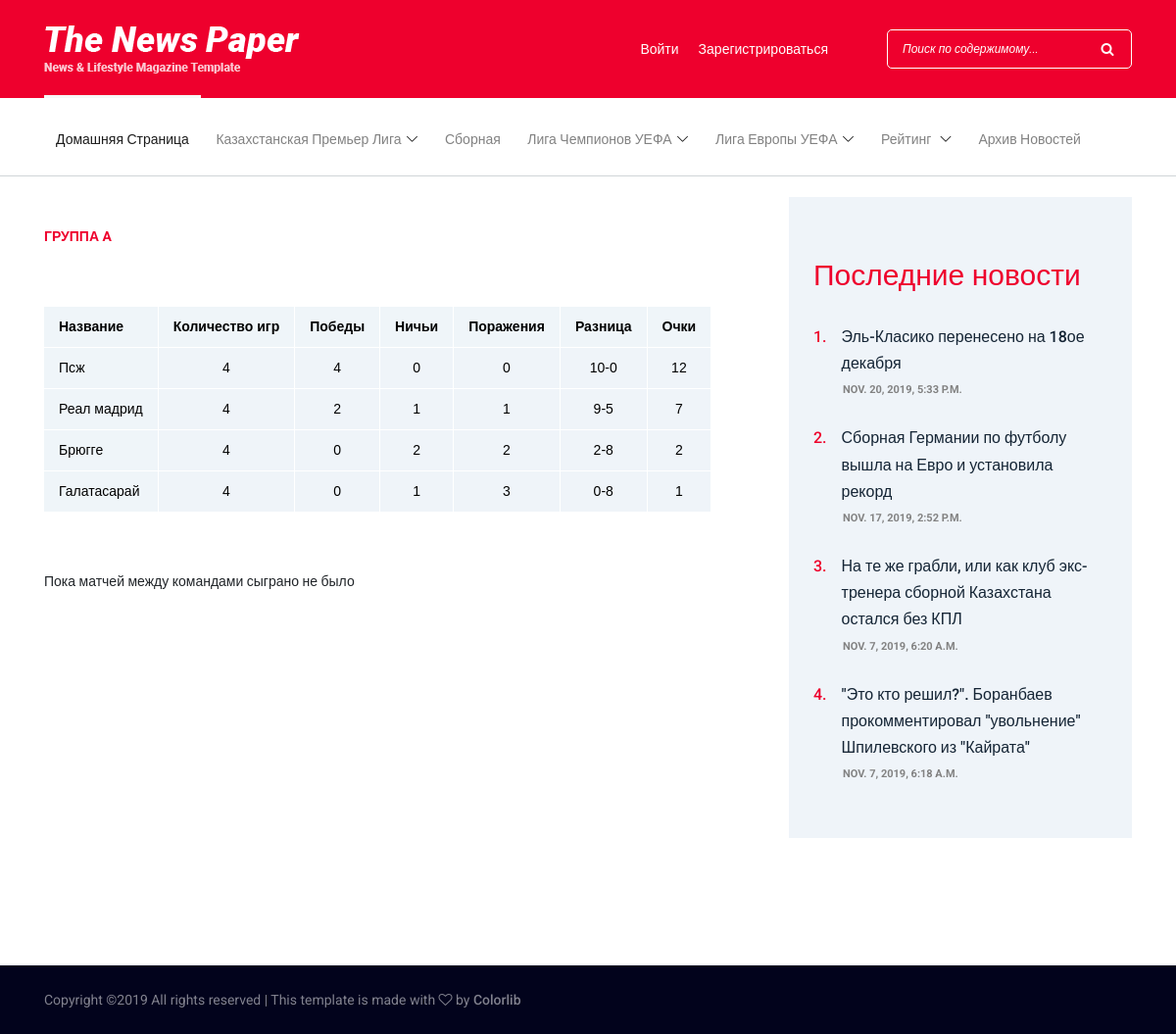
Before: /section/UCL/group/A/ with the older database file.
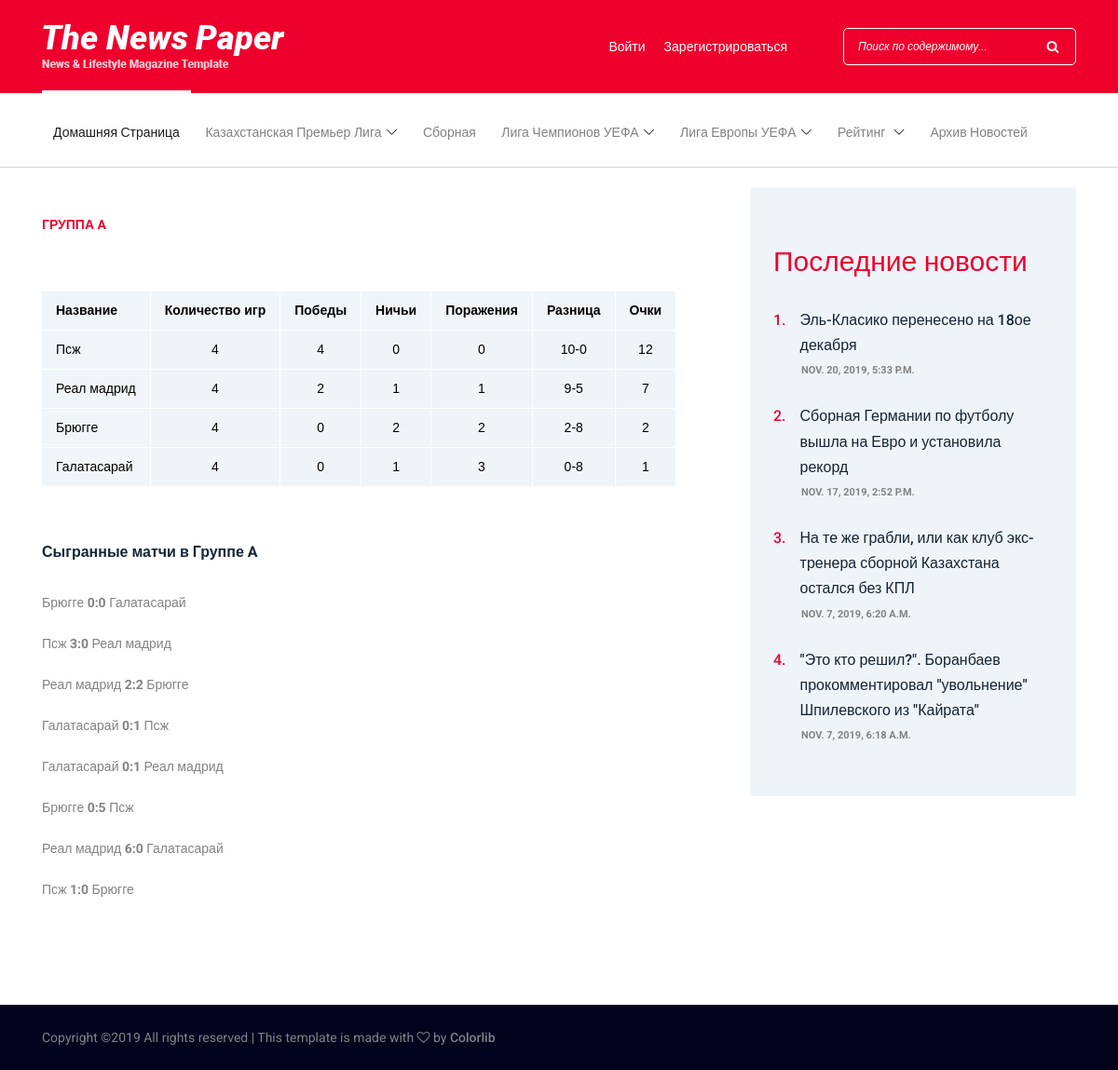
After: the same page with the newer database file.
### Django_App/applications/kpl/models.py (models this page shows, shortened)
class Eu_club(models.Model):
    club_name = models.CharField(max_length=100)
    matches_played = models.IntegerField(default=0)
    count_of_wins = models.IntegerField(default=0)
    count_of_draws = models.IntegerField(default=0)
    count_of_loses = models.IntegerField(default=0)
    goal_difference = models.CharField(default=0, max_length=10)
    earned_points = models.IntegerField(default=0)
    started_points = models.IntegerField(default=0)
    tournament_played = models.CharField(default='UCL', max_length=100)
    group = models.CharField(default=0, max_length=1)
    def __str__(self):
        return str(self.club_name)

class Eu_cycle(models.Model):
    home_team = models.ForeignKey(Eu_club, on_delete=models.CASCADE, related_name='salam')
    away_team = models.ForeignKey(Eu_club, on_delete=models.CASCADE, related_name='molekulam')
    result = models.CharField(default=0, max_length=10)
    tournament_played = models.CharField(default=0, max_length=100)
    group = models.CharField(default=0, max_length=1)

### Django_App/applications/news/models.py (models this page shows, shortened)
class News(models.Model):
    KPL = 'Казахстанская-премьер лига'  # Kazakhstan premier league
    NAT_TEAM = 'Национальная сборная по футболу'  # National team of Kazakhstan
    UCL = 'Лига чемпионов УЕФА'  # UEFA Champions League
    UEL = 'Лига Европы УЕФА'  # UEFA Europe League
    ANOTHER = 'Другое'  # Another
    TAG_TYPES = [
        (ANOTHER, 'Другое'),
        (KPL, 'Казахстанская-премьер лига'),
        (NAT_TEAM, 'Национальная сборная по футболу'),
        (UCL, 'Лига чемпионов УЕФА'),
        (UEL, 'Лига Европы УЕФА'),
    ]
    news_title = models.CharField('Title of the news', max_length=200)
    news_sh_description = models.CharField('Short description of the news', max_length=800)
    news_content = RichTextUploadingField()
    news_tag = models.CharField(max_length=100, choices=TAG_TYPES, default=ANOTHER)
    publication_date = models.DateTimeField('Date of publication of the news')
    count_of_views = models.IntegerField('Count of views of the news')
    img = models.ImageField(upload_to='images/')

### Django_App/applications/kpl/views.py (the view, shortened to what this page needs)
# urls.py: path('<slug:tournament_type>/group/<slug:group>/', views.UCL_groupTable, name='euro_group_table')
def UCL_groupTable(request, group, tournament_type):
    try:
        if tournament_type == 'UCL':
            News = apps.get_model('news', 'News')
            latest_news = News.objects.order_by('-publication_date')[:4]
            club_list = Eu_club.objects.filter(tournament_played='UCL', group=group).order_by('-earned_points')
            matches_played = Eu_cycle.objects.filter(tournament_played='UCL', group=group)
            context = {'latest_news': latest_news, 'club_list': club_list, 'matches_played': matches_played}
            print('SALAMMOLEKULAM')
            return render(request, 'kpl/eu_group.html', context)
        else:
            render(request, 'kpl/eu_group.html', {})
    except:
        raise Http404("Запрашиваемая ваша страница либо перемещена либо навсегда удалена!")

### templates/kpl/eu_group.html
{% extends 'news/index.html' %}
{% block main %}
    <div class="blog-area section-padding-0-80">
        <div class="container">
            <div class="row">
                <div class="col-12 col-lg-8">
                    <div class="blog-posts-area">
                        <div class="single-blog-post featured-post mb-30">
                            <div class="post-data">
                                {% if club_list %}
                                <a href="{% url 'kpl:ucl_group_table' %}" class="post-catagory">Группа {{ club_list.0.group }}<br><br></a>
                                    <div class="post-data">
                                            <table>
                                            <tr>
                                                <th>Название</th>
                                                <th>Количество игр</th>
                                                <th>Победы</th>
                                                <th>Ничьи</th>
                                                <th>Поражения</th>
                                                <th>Разница</th>
                                                <th>Очки</th>
                                            </tr>
                                            {% for i in club_list %}
                                                <tr>
                                                    <td>{{ i.club_name }}</td>
                                                    <td>{{ i.matches_played }}</td>
                                                    <td>{{ i.count_of_wins }}</td>
                                                    <td>{{ i.count_of_draws }}</td>
                                                    <td>{{ i.count_of_loses }}</td>
                                                    <td>{{ i.goal_difference }}</td>
                                                    <td>{{ i.earned_points }}</td>
                                                </tr>
                                            {% endfor %}
                                        </table>
                                    </div>
                            </div>
                            {% else %}
                                    Запрашиваемая группа не найдена!
                            {% endif %}
                        {% if matches_played %}
                            <a href="#" class="post-title">
                                    <h6>Сыгранные матчи в Группе {{ club_list.0.group }}<br><br></h6>
                            </a>
                            {% for match in matches_played %}
                                <div class="post-meta">
                                    <p class="post-excerp">{{ match.home_team }} <strong>{{ match.result }}</strong> {{ match.away_team }}</p>
                                </div>
                            {% endfor %}
                        {% else %}
                            Пока матчей между командами сыграно не было
                        {% endif %}
                        </div>
                    </div>
                </div>
                <div class="col-12 col-lg-4">
                    <div class="blog-sidebar-area">
                        <div class="popular-news-widget mb-50">
                            <h3>Последние новости</h3>
                            {% if latest_news %}
                                {% for news in latest_news %}
                                    <div class="single-popular-post">
                                        <a href="{% url 'news:one_by_one' news.id %}">
                                            <h6><span>{{ forloop.counter }}.</span> {{ news.news_title }}</h6>
                                        </a>
                                        <p>{{ news.publication_date }}</p>
                                    </div>
                                {% endfor %}
                            {% else %}
                                Пока еще нет последних новостей.
                            {% endif %}
                        </div>
                    </div>
                </div>
            </div>
        </div>
    </div>
{% endblock %}

### templates/news/index.html (shortened to what this page needs)
{% load static %}
<!DOCTYPE html>
<html lang="en">
<head>
    <link rel="stylesheet" href="{% static 'style.css' %}">
    <link rel="stylesheet" href="{% static 'table.css' %}">
</head>
<body>
    <header class="header-area">
        <div class="top-header-area">
            <div class="container">
                <div class="row">
                    <div class="col-12">
                        <div class="top-header-content d-flex align-items-center justify-content-between">
                            <div class="logo">
                                <a href="{% url 'news:index' %}"><img src="{% static 'img/core-img/logo.png' %}" alt=""></a>
                            </div>
                            <div class="login-search-area d-flex align-items-center">
                                {% if user.is_authenticated %}
                                    <div class="login d-flex">
                                        <a href="{% url 'news:profile' user.username%}">{{ user.username }}</a>
                                        <a href="{% url 'logout' %}">Выйти</a>
                                    </div>
                                {% else %}
                                    <div class="login d-flex">
                                        <a href="{% url 'login' %}">Войти</a>
                                        <a href="{% url 'news:register' %}">Зарегистрироваться</a>
                                    </div>
                                {% endif %}
                                <div class="search-form">
                                    <form action="{% url 'news:search' %}" method="post">
                                        <input type="search" name="search" class="form-control" placeholder="Поиск по содержимому...">
                                        <button type="submit"><i class="fa fa-search" aria-hidden="true"></i></button>
                                    </form>
                                </div>
                            </div>
                        </div>
                    </div>
                </div>
            </div>
        </div>
        <div class="newspaper-main-menu" id="stickyMenu">
            <div class="classy-nav-container breakpoint-off">
                <div class="container">
                    <nav class="classy-navbar justify-content-between" id="newspaperNav">
                        <div class="classy-menu">
                            <div class="classynav">
                                <ul>
                                    <li class="active"><a href="{% url 'news:index' %}">Домашняя страница</a></li>
                                    <li><a href="#">Казахстанская премьер лига</a>
                                    </li>
                                    <li><a href="#">Сборная</a></li>
                                    <li><a href="#">Лига чемпионов УЕФА</a>
                                    </li>
                                    <li><a href="#">Лига Европы УЕФА</a>
                                    </li>
                                    <li><a href="#">Рейтинг </a>
                                    </li>
                                    <li><a href="{% url 'news:archive' %}">Архив новостей</a></li>
                                </ul>
                            </div>
                        </div>
                    </nav>
                </div>
            </div>
        </div>
    </header><br>
    {% block main %}{% endblock %}
    <footer class="footer-area">
        <div class="bottom-footer-area">
            <div class="container h-100">
                <div class="row h-100 align-items-center">
                    <div class="col-12">
                        <p>
Copyright &copy;<script>document.write(new Date().getFullYear());</script> All rights reserved | This template is made with <i class="fa fa-heart-o" aria-hidden="true"></i> by <a href="https://colorlib.com" target="_blank">Colorlib</a>
</p>
                    </div>
                </div>
            </div>
        </div>
    </footer>
</body>
</html>

### static/table.css (style rules this page uses)
table { font-family: "Lucida Sans Unicode", "Lucida Grande", Sans-Serif, serif; font-size: 14px; border-collapse: collapse; text-align: center; }
th, td:first-child { background: #EFF5F9; color: black; padding: 10px 15px; }
th, td { border-style: solid; border-width: 0 1px 1px 0; border-color: white; }
td { background: #EFF4F9; }
th:first-child, td:first-child { text-align: left; }
tr { color: black; }

Changed rows visible on the page:
shown differently, row unchanged: Eu_club "Псж": group (not shown) → "A"
added Eu_cycle: home_team "Брюгге", result "0:0", away_team "Галатасарай"
added Eu_cycle: home_team "Псж", result "3:0", away_team "Реал мадрид"
added Eu_cycle: home_team "Реал мадрид", result "2:2", away_team "Брюгге"
added Eu_cycle: home_team "Галатасарай", result "0:1", away_team "Псж"
added Eu_cycle: home_team "Галатасарай", result "0:1", away_team "Реал мадрид"
added Eu_cycle: home_team "Брюгге", result "0:5", away_team "Псж"
added Eu_cycle: home_team "Реал мадрид", result "6:0", away_team "Галатасарай"
added Eu_cycle: home_team "Псж", result "1:0", away_team "Брюгге"
Other visible differences:
text no longer shown: "Пока матчей между командами сыграно не было"
text now shown: "Сыгранные матчи в Группе"
